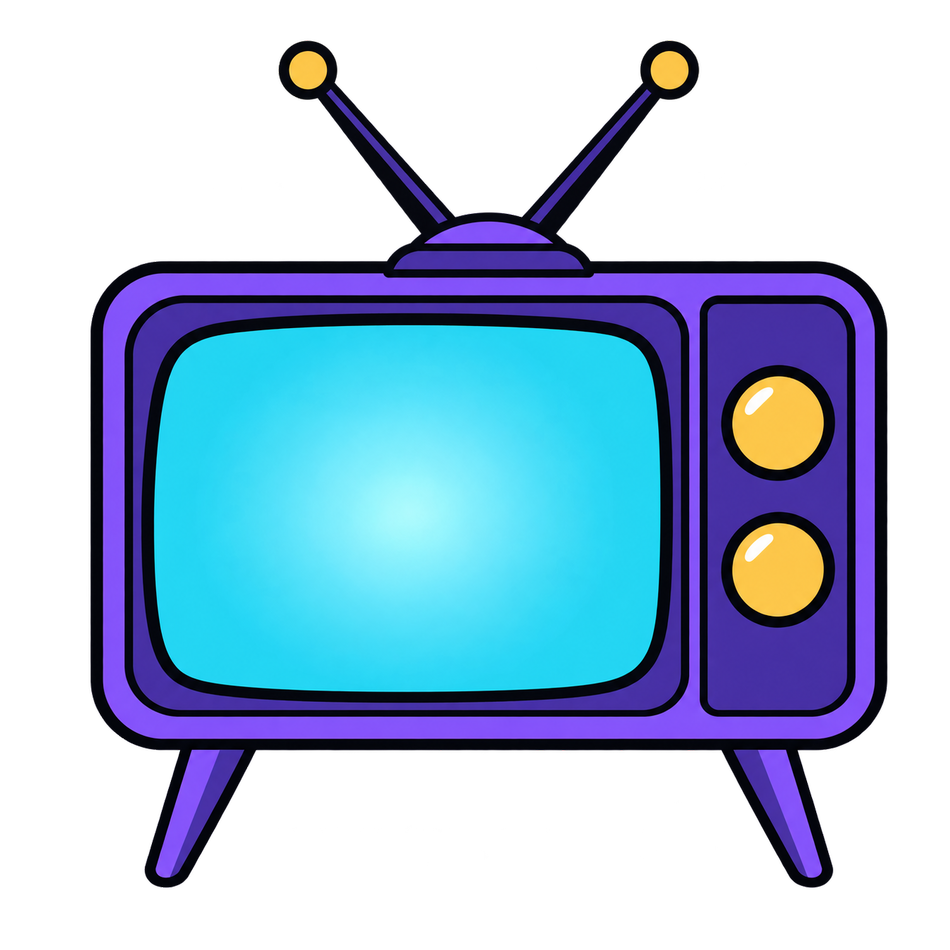
#> input picture brand/tv-full.png, 950 x 950 px
$ python promo.py
#> lines starting #> are read from the running program, lines starting #| are printed output that depends on the picture
"""Store promo tiles: the Codex-generated television plus text set in the real font.

Run:  uv run --with pillow python3 brand/promo.py
"""
import math
import os
from PIL import Image, ImageDraw, ImageFont

BRAND = os.path.dirname(os.path.abspath(__file__))
SF = '/System/Library/Fonts/SFNS.ttf'
BG, TEXT, MUTED, ACCENT, CYAN = (10,12,17), (231,234,242), (141,149,170), (124,92,255), (34,211,238)

def font(size, weight='Regular'):
    f = ImageFont.truetype(SF, size); f.set_variation_by_name(weight); return f

def glow(size, center, radius, color, strength):
    """Soft radial glow. The helper grid follows the aspect ratio; otherwise
       the circle would stretch into an ellipse on wide images."""
    w, h = size
    gw = 128; gh = max(8, round(gw*h/w))
    g = Image.new('RGB', (gw, gh), BG); px = g.load()
    cx, cy = center[0]/w*gw, center[1]/h*gh
    rx, ry = radius/w*gw, radius/h*gh
    for y in range(gh):
        for x in range(gw):
            d = math.hypot((x-cx)/rx, (y-cy)/ry)
            t = max(0.0, 1.0-d)**2 * strength
            px[x,y] = tuple(int(BG[i] + (color[i]-BG[i])*t) for i in range(3))
    return g.resize(size, Image.BICUBIC)

def tile(w, h, tv_frac, title_px, tag_px, gap, pad, lines, out):
    tv = Image.open(f'{BRAND}/tv-full.png')
    th = int(h*tv_frac); tv = tv.resize((th, th), Image.LANCZOS)

    d0 = ImageDraw.Draw(Image.new('RGB', (1,1)))
    size = title_px
    ft = font(size, 'Semibold'); fg = font(tag_px, 'Regular')
    text_w = max([d0.textlength('Kepuli-TV', font=ft)] +
                 [d0.textlength(l, font=fg) for l in lines])
    # shrink whichever line is widest until the group fits between the margins
    while (size > 12 or tag_px > 10) and th + gap + text_w > w - 2*pad:
        title_w = d0.textlength('Kepuli-TV', font=ft)
        tag_w = max(d0.textlength(l, font=fg) for l in lines)
        if title_w >= tag_w and size > 12:
            size -= 2; ft = font(size, 'Semibold')
        else:
            tag_px -= 1; fg = font(tag_px, 'Regular')
        text_w = max([d0.textlength('Kepuli-TV', font=ft)] +
                     [d0.textlength(l, font=fg) for l in lines])

    group_w = th + gap + text_w
    x0 = (w - group_w)/2                      # the whole group optically centred
    tv_x, tv_y = int(x0), (h-th)//2
    cx = tv_x + th/2

    img = glow((w,h), (cx, h*0.5), h*0.95, ACCENT, 0.34).convert('RGBA')
    img = Image.blend(img, glow((w,h), (cx, h*0.46), h*0.46, CYAN, 0.26).convert('RGBA'), 0.45)
    img.alpha_composite(tv, (tv_x, tv_y))

    d = ImageDraw.Draw(img)
    x = tv_x + th + gap
    title_h, line_h = size*1.02, tag_px*1.42
    block = title_h + tag_px*0.8 + line_h*len(lines)
    y = (h - block)/2
    d.text((x, y), 'Kepuli-TV', font=ft, fill=TEXT)
    y += title_h + tag_px*0.8
    for ln in lines:
        d.text((x, y), ln, font=fg, fill=MUTED); y += line_h

    img.convert('RGB').save(out, optimize=True)
    print(f'{out.split("/")[-1]}  {w}x{h}  title {size}px  tagline {tag_px}px  group {int(group_w)}px / {w-2*pad}px')

def store_icon(out, art=96, canvas=128):
    """Chrome Web Store icon: the artwork fits a 96x96 box, centred on a
       128x128 transparent canvas (16 px of padding on every side)."""
#> called with out = 'brand/store-icon-128.png', art = 96, canvas = 128
    tv = Image.open(f'{BRAND}/tv-full.png').convert('RGBA')
#> tv is the input picture: PIL image 950x950 RGBA; mean R, G, B, A 32.2, 56.8, 81.3, 119.3
    tv = tv.crop(tv.split()[3].getbbox())
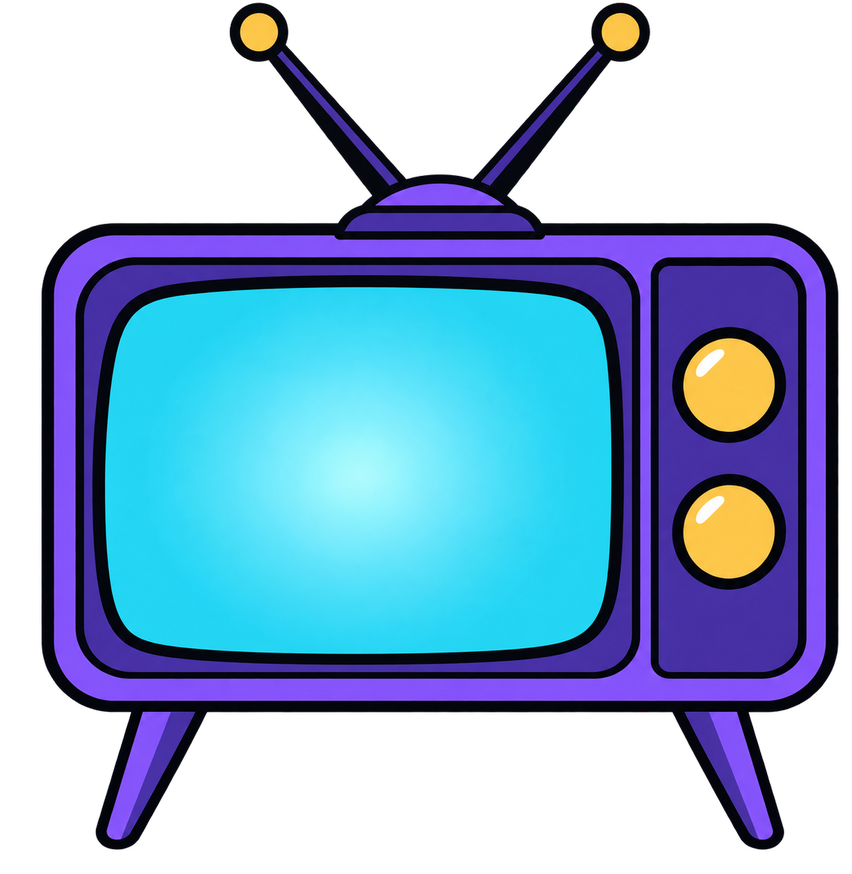
#> tv: PIL image 852x874 RGBA; mean R, G, B, A 39.1, 68.9, 98.6, 144.6; transparent parts drawn white
    tv.thumbnail((art, art), Image.LANCZOS)
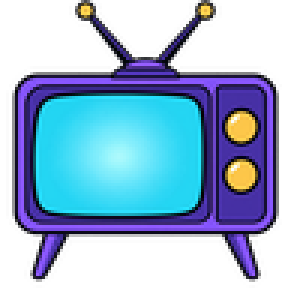
#> tv: PIL image 94x96 RGBA (shown 3 times larger); mean R, G, B, A 39.5, 69, 98.6, 144.6; transparent parts drawn white
    img = Image.new('RGBA', (canvas, canvas), (0,0,0,0))
#> img: PIL image 128x128 RGBA; every value is 0
    img.alpha_composite(tv, ((canvas-tv.width)//2, (canvas-tv.height)//2))
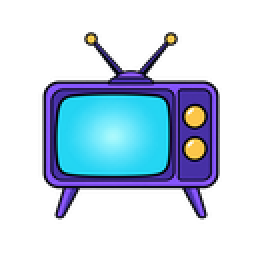
#> img: PIL image 128x128 RGBA (shown 2 times larger); mean R, G, B, A 21.7, 38, 54.3, 79.7; transparent parts drawn white
    img.save(out, optimize=True)
    print(f'{out.split("/")[-1]}  {canvas}x{canvas}  artwork {tv.width}x{tv.height}')
#| store-icon-128.png  128x128  artwork 94x96

store_icon(f'{BRAND}/store-icon-128.png')
tile(440, 280,  0.74, 46, 17, 22, 26,
     ['Xtream Codes IPTV', 'straight in the browser'],
     f'{BRAND}/promo-small-440x280.png')
#> in tile, `tv = tv.resize((th, th), Image.LANCZOS)`:
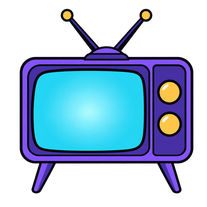
#> tv: PIL image 207x207 RGBA; mean R, G, B, A 32.3, 56.8, 81.2, 119.3; transparent parts drawn white
#> (the run stopped early here; a loop or call above may not have finished)

$ run again, with brand/tv-compact.png copied over brand/tv-full.png
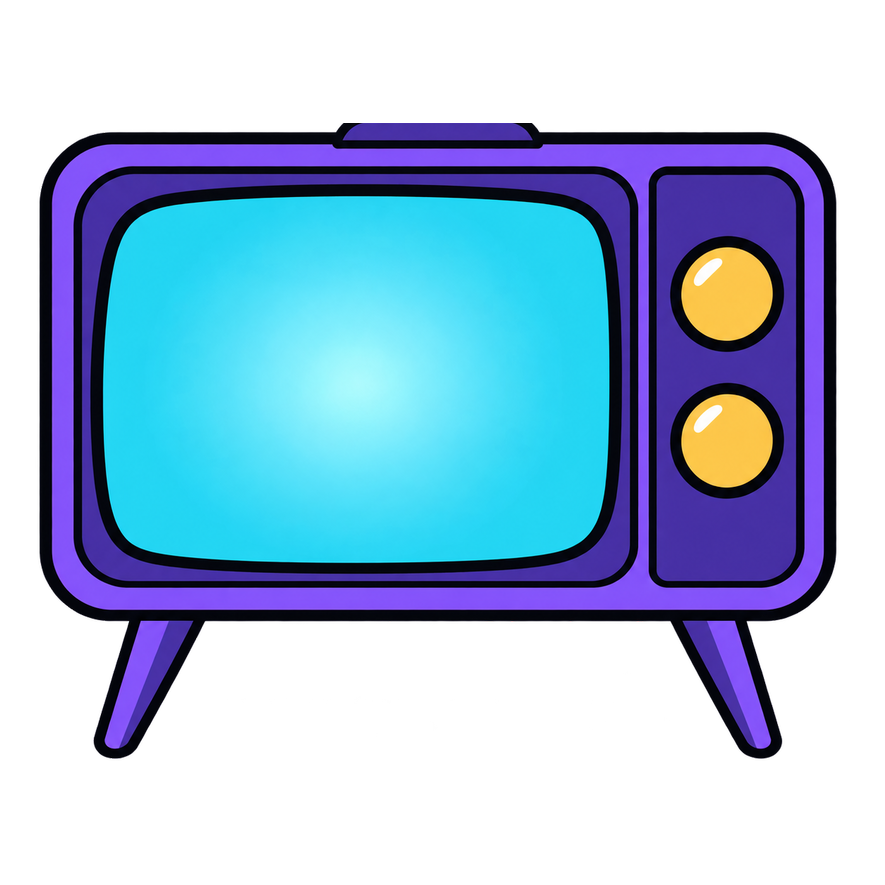
#> input picture brand/tv-compact.png, 885 x 885 px
#> in store_icon, tv is the input picture: PIL image 885x885 RGBA; mean R, G, B, A 35.7, 64.4, 92, 130.8
#> in store_icon, `img.alpha_composite(tv, ((canvas-tv.width)//2, (canvas-tv.height)//2))`:
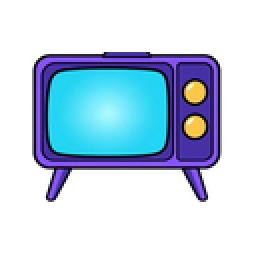
#> img: PIL image 128x128 RGBA (shown 2 times larger); mean R, G, B, A 24.2, 42.9, 61.6, 86.5; transparent parts drawn white
#| store-icon-128.png  128x128  artwork 96x75
#> in tile, `tv = tv.resize((th, th), Image.LANCZOS)`:
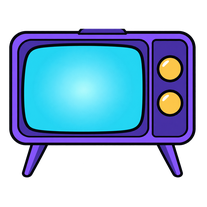
#> tv: PIL image 207x207 RGBA; mean R, G, B, A 35.9, 64.4, 92, 130.8; transparent parts drawn white
